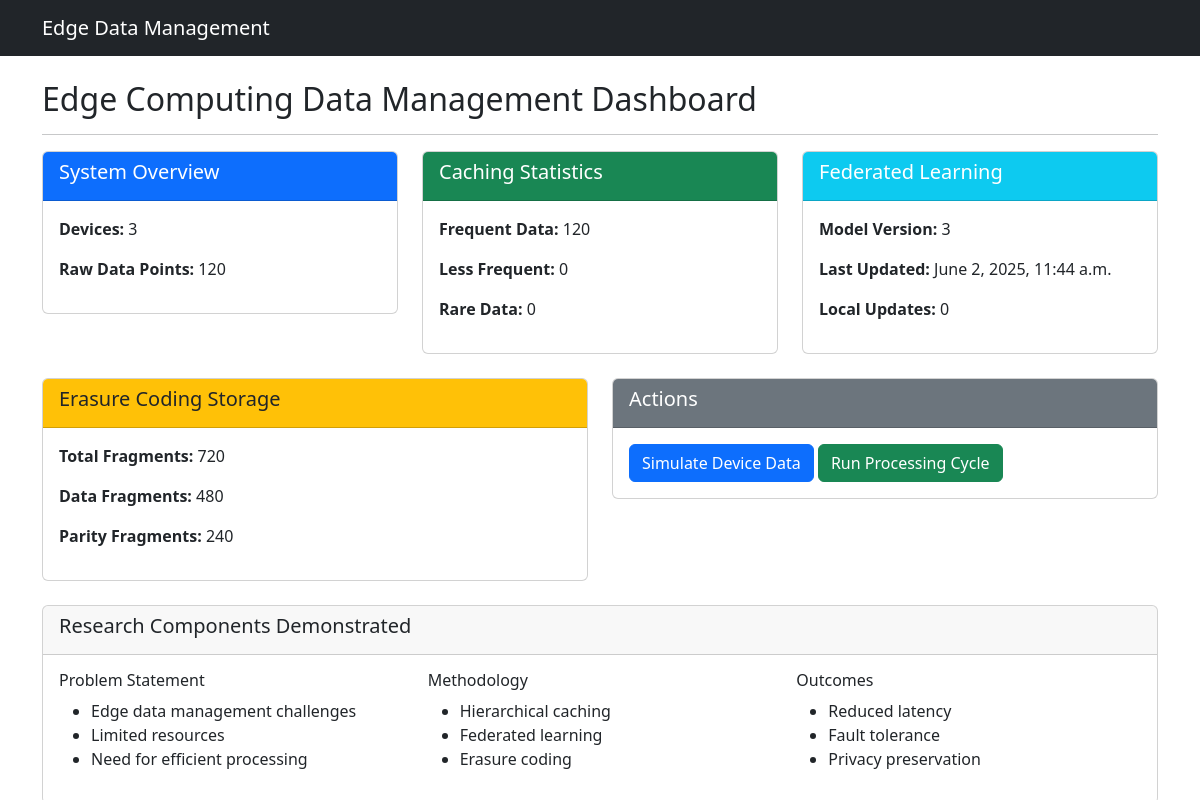
Before: / with the older database file.
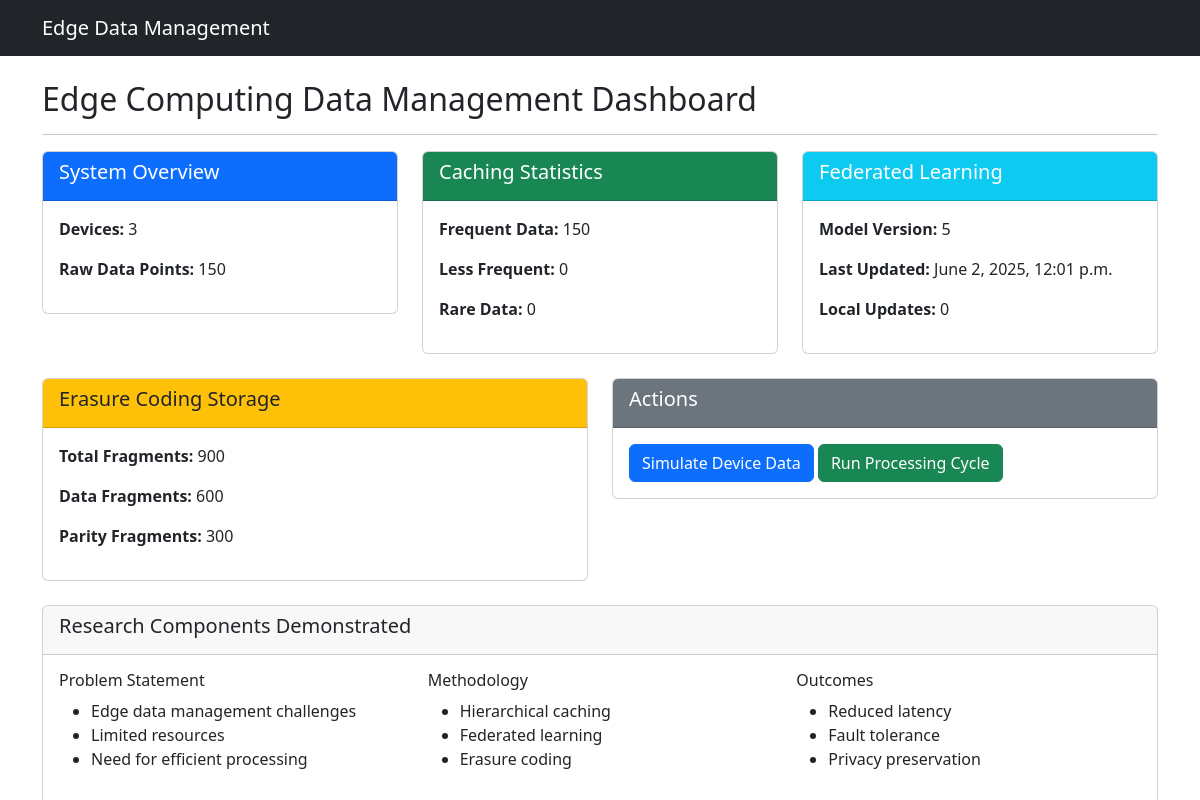
After: the same page with the newer database file.
### data_management/models.py (models this page shows)
class GlobalModel(models.Model):
    version = models.PositiveIntegerField()
    model_data = models.BinaryField()  # Serialized ML model
    created_at = models.DateTimeField(auto_now_add=True)
    updated_at = models.DateTimeField(auto_now=True)

### data_management/views.py (the view)
# urls.py: path('', DashboardView.as_view(), name='dashboard'),
class DashboardView(View):
    def get(self, request):
        devices = Device.objects.all()
        raw_data_count = RawData.objects.count()
        cached_data_stats = {
            'frequent': CachedData.objects.filter(cache_level='FREQUENT').count(),
            'less_frequent': CachedData.objects.filter(cache_level='LESS_FREQUENT').count(),
            'rare': CachedData.objects.filter(cache_level='RARE').count(),
        }
        try:
            global_model = GlobalModel.objects.latest('version')
            model_updates = global_model.localmodelupdate_set.count()
        except GlobalModel.DoesNotExist:
            global_model = None
            model_updates = 0
        ec_stats = {
            'total_fragments': DataFragment.objects.count(),
            'data_nodes': DataFragment.objects.filter(is_parity=False).count(),
            'parity_nodes': DataFragment.objects.filter(is_parity=True).count(),
        }
        context = {
            'devices': devices,
            'raw_data_count': raw_data_count,
            'cached_data_stats': cached_data_stats,
            'global_model': global_model,
            'model_updates': model_updates,
            'ec_stats': ec_stats,
        }
        return render(request, 'data_management/dashboard.html', context)

### data_management/templates/data_management/dashboard.html
{% extends "../base.html" %}
{% block content %}
<div class="row">
    <div class="col-md-12">
        <h2>Edge Computing Data Management Dashboard</h2>
        <hr>
    </div>
</div>
<div class="row mb-4">
    <div class="col-md-4">
        <div class="card">
            <div class="card-header bg-primary text-white">
                <h5>System Overview</h5>
            </div>
            <div class="card-body">
                <p><strong>Devices:</strong> {{ devices|length }}</p>
                <p><strong>Raw Data Points:</strong> {{ raw_data_count }}</p>
            </div>
        </div>
    </div>
    <div class="col-md-4">
        <div class="card">
            <div class="card-header bg-success text-white">
                <h5>Caching Statistics</h5>
            </div>
            <div class="card-body">
                <p><strong>Frequent Data:</strong> {{ cached_data_stats.frequent }}</p>
                <p><strong>Less Frequent:</strong> {{ cached_data_stats.less_frequent }}</p>
                <p><strong>Rare Data:</strong> {{ cached_data_stats.rare }}</p>
            </div>
        </div>
    </div>
    <div class="col-md-4">
        <div class="card">
            <div class="card-header bg-info text-white">
                <h5>Federated Learning</h5>
            </div>
            <div class="card-body">
                {% if global_model %}
                    <p><strong>Model Version:</strong> {{ global_model.version }}</p>
                    <p><strong>Last Updated:</strong> {{ global_model.updated_at }}</p>
                    <p><strong>Local Updates:</strong> {{ model_updates }}</p>
                {% else %}
                    <p>No global model initialized</p>
                {% endif %}
            </div>
        </div>
    </div>
</div>
<div class="row mb-4">
    <div class="col-md-6">
        <div class="card">
            <div class="card-header bg-warning text-dark">
                <h5>Erasure Coding Storage</h5>
            </div>
            <div class="card-body">
                <p><strong>Total Fragments:</strong> {{ ec_stats.total_fragments }}</p>
                <p><strong>Data Fragments:</strong> {{ ec_stats.data_nodes }}</p>
                <p><strong>Parity Fragments:</strong> {{ ec_stats.parity_nodes }}</p>
            </div>
        </div>
    </div>
    <div class="col-md-6">
        <div class="card">
            <div class="card-header bg-secondary text-white">
                <h5>Actions</h5>
            </div>
            <div class="card-body">
                <a href="{% url 'simulate_device' %}" class="btn btn-primary">Simulate Device Data</a>
                <a href="{% url 'process_data' %}" class="btn btn-success">Run Processing Cycle</a>
            </div>
        </div>
    </div>
</div>
<div class="row">
    <div class="col-md-12">
        <div class="card">
            <div class="card-header">
                <h5>Research Components Demonstrated</h5>
            </div>
            <div class="card-body">
                <div class="row">
                    <div class="col-md-4">
                        <h6>Problem Statement</h6>
                        <ul>
                            <li>Edge data management challenges</li>
                            <li>Limited resources</li>
                            <li>Need for efficient processing</li>
                        </ul>
                    </div>
                    <div class="col-md-4">
                        <h6>Methodology</h6>
                        <ul>
                            <li>Hierarchical caching</li>
                            <li>Federated learning</li>
                            <li>Erasure coding</li>
                        </ul>
                    </div>
                    <div class="col-md-4">
                        <h6>Outcomes</h6>
                        <ul>
                            <li>Reduced latency</li>
                            <li>Fault tolerance</li>
                            <li>Privacy preservation</li>
                        </ul>
                    </div>
                </div>
            </div>
        </div>
    </div>
</div>
{% endblock %}

### data_management/templates/base.html (shortened to what this page needs)
<!DOCTYPE html>
<html>
<head>
    <link href="https://cdn.jsdelivr.net/npm/bootstrap@5.3.0/dist/css/bootstrap.min.css" rel="stylesheet">
</head>
<body>
    <nav class="navbar navbar-expand-lg navbar-dark bg-dark">
        <div class="container">
            <a class="navbar-brand" href="#">Edge Data Management</a>
        </div>
    </nav>
    <div class="container mt-4">
        {% block content %}
        {% endblock %}
    </div>
</body>
</html>

Changed rows visible on the page:
no longer on this page (row unchanged): GlobalModel: version "3", updated_at "June 2, 2025, 11:44 a.m."
added GlobalModel: version "5", updated_at "June 2, 2025, 12:01 p.m."
Other visible differences:
{{ raw_data_count }}: "120" → "150"
{{ cached_data_stats.frequent }}: "120" → "150"
{{ ec_stats.total_fragments }}: "720" → "900"
{{ ec_stats.data_nodes }}: "480" → "600"
{{ ec_stats.parity_nodes }}: "240" → "300"
